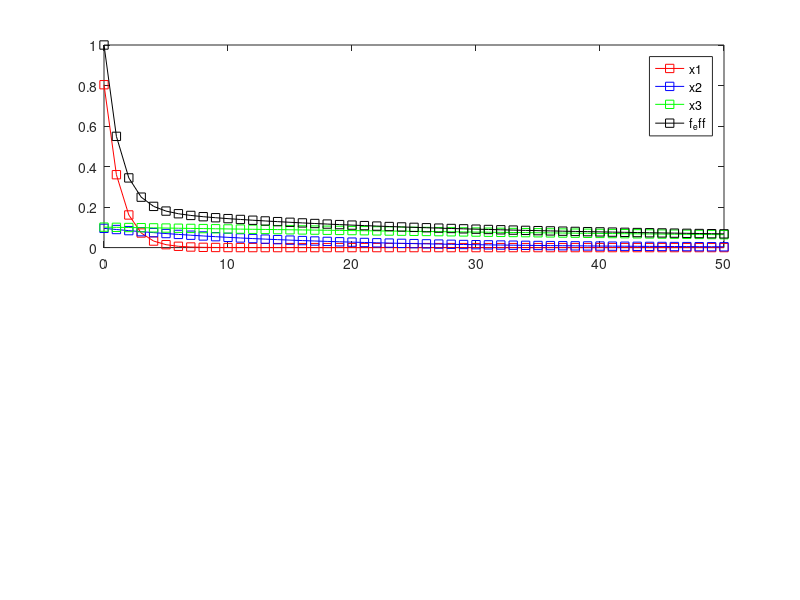

Write MATLAB code to recreate this figure. (Note: this script raises an error after producing the figure.)
function [] = sim_steele_wall()
% Simulation of the glucose time course depending on the given HGP and HGU
% values.
close all
clear all

%%%%%%%%%%%%%%%%%%%%%%%%%%%%%%%%%%%%%%%%%%%%%%%%%%%%%%%%%%%%%%%%%%%%%%%
% Transfer function for the folding
% WALL1956, STEELE1956
% Exponential fitting curves for the time course of glucose change
A1 = 0.804;
A2 = 0.095;
A3 = 0.101;

m1 = 0.804;
m2 = 0.063;
m3 = 0.0092;

% Time course of HGP and GU
tx=(0:1:50)';
x1 = A1 * exp(-m1*tx);
x2 = A2 * exp(-m2*tx);
x3 = A3 * exp(-m3*tx);

% Plot the time course of the function
fig1 = figure('Name', 'Glucose Distribution Curves');
subplot(2,1,1)
plot(tx, x1, 'rs-', tx, x2, 'bs-', tx, x3, 'gs-', tx, (A1/m1 + A2/m2 + A3/m3)*f_eff(tx), 'ks-')
legend ({'x1', 'x2', 'x3', 'f_eff'})

%%%%%%%%%%%%%%%%%%%%%%%%%%%%%%%%%%%%%%%%%%%%%%%%%%%%%%%%%%%%%%%%%%%%%%%
% Simulated changes in Plasma Glucose Concentration
% Changes have to be integrated

% Given Timecourses of HGP/HGU which can be integrated to changes in the
% plasma glucose
% function handles to gp and gu

t_start = 80;
t_step = 5;
t_end = 230;
t = (t_start:t_step:t_end)';


% Calculate the folding of the function

fig = figure(2)

% Performed simulations
sims = { 'saline'
                'somatostatin' 
                'insulin_replacement'
                'glucagon_replacement'
                'somatostatin_replacement'
              };
N_sims = length(sims);
for k_sim=1:N_sims
    % Get the experimental data for the simulation
    sim = sims{k_sim}
    [f_gp, f_gu, f_glc] = sim_cherrington1976_gugp_f(sim);

    % gp and gu
    subplot(4, N_sims, k_sim)
    plot(t, f_gp(t), 'rs-',  t, f_gu(t), 'bs-', t, f_gp(t)-f_gu(t), 'ks-')
    
    title(sim)
    ylabel('GP, GU, GP-GU [µmol/kg/min]')
    xlabel('time [min]')
    if k_sim == 1
        legend({'gp', 'gu', 'gp-gu'})
    end
    
    % folding effect
    subplot(4,N_sims, N_sims+k_sim)
    A = zeros(size(t));
    for k=1:length(t)
        A(k) = A_eff(t(k)); 
    end
    plot(t, f_gp(t)-f_gu(t), 'rs-', t, A, 'bs-')
    ylabel('GP-GU [µmol/kg/min]')
    xlabel('time [min]')
    if k_sim == 1
        legend('gp-gu', 'A_eff' )
    end
    

    % changes glucose and predicted changes in glucose
    bw_dog = 21.5;   % [kg] Cherrington1976
    bv_dog = 1.4;   % [l]  NIZET1948
                % (15.4)
    f_gpgu = 21.5;   % conversion factor from Cherrington1976

    glc_exp = f_glc(t);     % Cherrington1976
    glc = zeros(size(t)); 
    glc_eff = zeros(size(t));
    delta_glc = zeros(size(t));
    delta_glc_eff = zeros(size(t));

    glc(1) = glc_exp(1);
    glc_eff(1) = glc_exp(1);
    for k=2:length(t)
        % Change in glucose based on immidiate changes 
        delta_glc(k) = (f_gp(t(k-1)+5)-f_gu(t(k-1)+5))*10E-3 * t_step *bw_dog/bv_dog/f_gpgu;     
        
        % Change in glucose based on folding 
        delta_glc_eff(k) = A_eff(t(k-1)+5)*10E-3 * t_step *bw_dog/bv_dog/f_gpgu;   

        glc(k) = glc(k-1) + delta_glc(k);
        glc_eff(k) = glc_eff(k-1) + delta_glc_eff(k);

    end
    % Changes in glucose
    subplot(4,N_sims, 2*N_sims + k_sim)
    plot(t, glc_exp, 'ks-', t, glc, 'rs-')
    %plot(t, glc_exp, 'ks-', t, glc, 'rs-', t, glc_eff, 'bs-')
    ylim([4,9])
    xlabel('time [min]')
    ylabel('glucose [mM]')
    if k_sim == 1
        legend('glc_{exp}', 'glc', 'glc_eff' )
    end
end


%%%%%%%%%%%%%%%%%%%%%%%%%%%%%%%%%%%%%%%%%%%%%%%%%%%%%%%%%%%%%%%%%%%%%%%

    function [d] = A_eff(x)
       % Calculate the integral
       f = @(t) (f_gp(t) - f_gu(t)).*f_eff(x-t);
       d = quad(f, t_start,x);
    end

    function [f] = f_eff(t)
    % Calculate the effective change in glucose 
        if (t<=0)
            f = 0;
        else
        f = 1/(A1/m1 + A2/m2 + A3/m3) * ...
            (A1 * exp(-m1*t) + A2 * exp(-m2*t) + A3 * exp(-m3*t));
        end
    end 

%%%%%%%%%%%%%%%%%%%%%%%%%%%%%%%%%%%%%%%%%%%%%%%%%%%%%%%%%%%%%%%%%%%%%%%





% fig2 = figure(2);
% sims =  {       'saline'
%                 'somatostatin' 
%                 'insulin_replacement'
%                 'glucagon_replacement'
%                 'somatostatin_replacement'
%               };
% 
% bw_dog =21.5;   % [kg]  % Cherrington1976
% bv_dog = 1.4;   % [l]   % NIZET1948
% for k_sim = 1:length(sims)
%     glc_0 = 6;      % [mM]
%     [f_gp, f_gu] = sim_cherrington1976_gugp_f(sim);
%     
%     
%     % Integrate the glucose equation
% 
%     dglc_dt(t) = ( gp_f(t) - gu_f(t) ) 
% 
%     delta_glc = (-data.gu_sim(kt-1) + data.gp_sim(kt-1) )*10E-3 * t_step * bw/bv
% 
% end
end